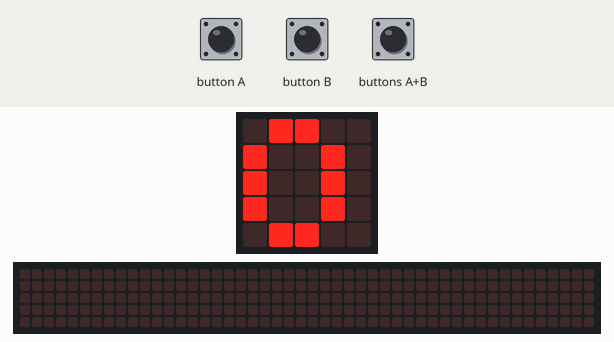
Simulated run of this program. Board: BBC micro:bit (MakeCode). Shown: the board's 5×5 LED display, a strip that is not on the board, showing the scrolling text unrolled. The inputs (shaded band) are chosen by the test bench. The 48×5 strip is a reading aid, not a part: it shows the text the display is scrolling, unrolled, one strip-width of it at a time.

Above: at 5.0 s.
5.1 s: button B pressed for 0.15 s
5.8 s: buttons A+B pressed for 0.15 s
At 8.0 s:
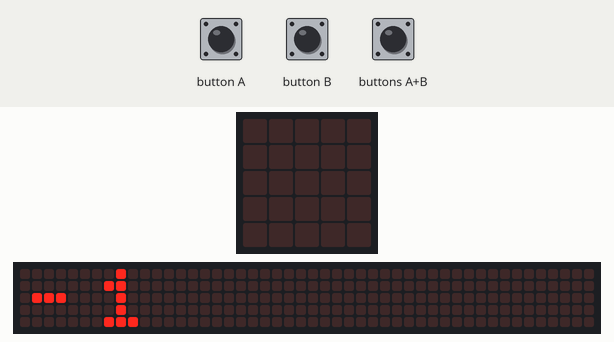
At 9.4 s:
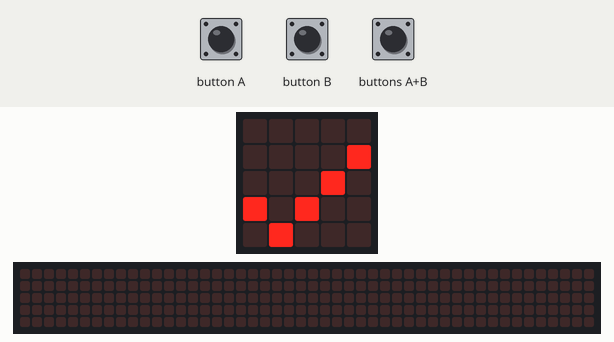
Timing chart, 0 to 10.9 s (numbered marks = the images above; inputs shaded):
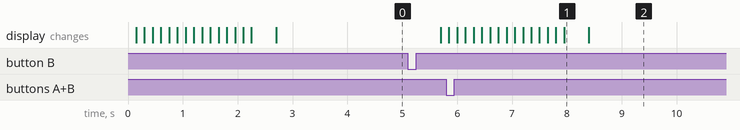

Measured:
- after the input at 5.8 s, the display: first differs from a run without the input after 2.6 s (image 2)
- what the display in image 1 shows lasts 0.4 s, from 8.0 s to 8.4 s

The program:

main.ts
```typescript
input.onButtonPressed(Button.A, function () {
    _true = _true + 1
})
input.onButtonPressed(Button.AB, function () {
    _false = 1
})
input.onButtonPressed(Button.B, function () {
    _true = _true - 1
})
let _true = 0
let _false = 0
basic.showString("on")
_false = 0
_true = 0
for (let index = 0; index < 1e+37; index++) {
    basic.showNumber(_true)
    if (_false == 1) {
        basic.showIcon(IconNames.Yes)
        break;
    }
}
```

test.ts
```typescript
// 在此处测试；当此软件包作为插件使用时，将不会编译此软件包。
```
